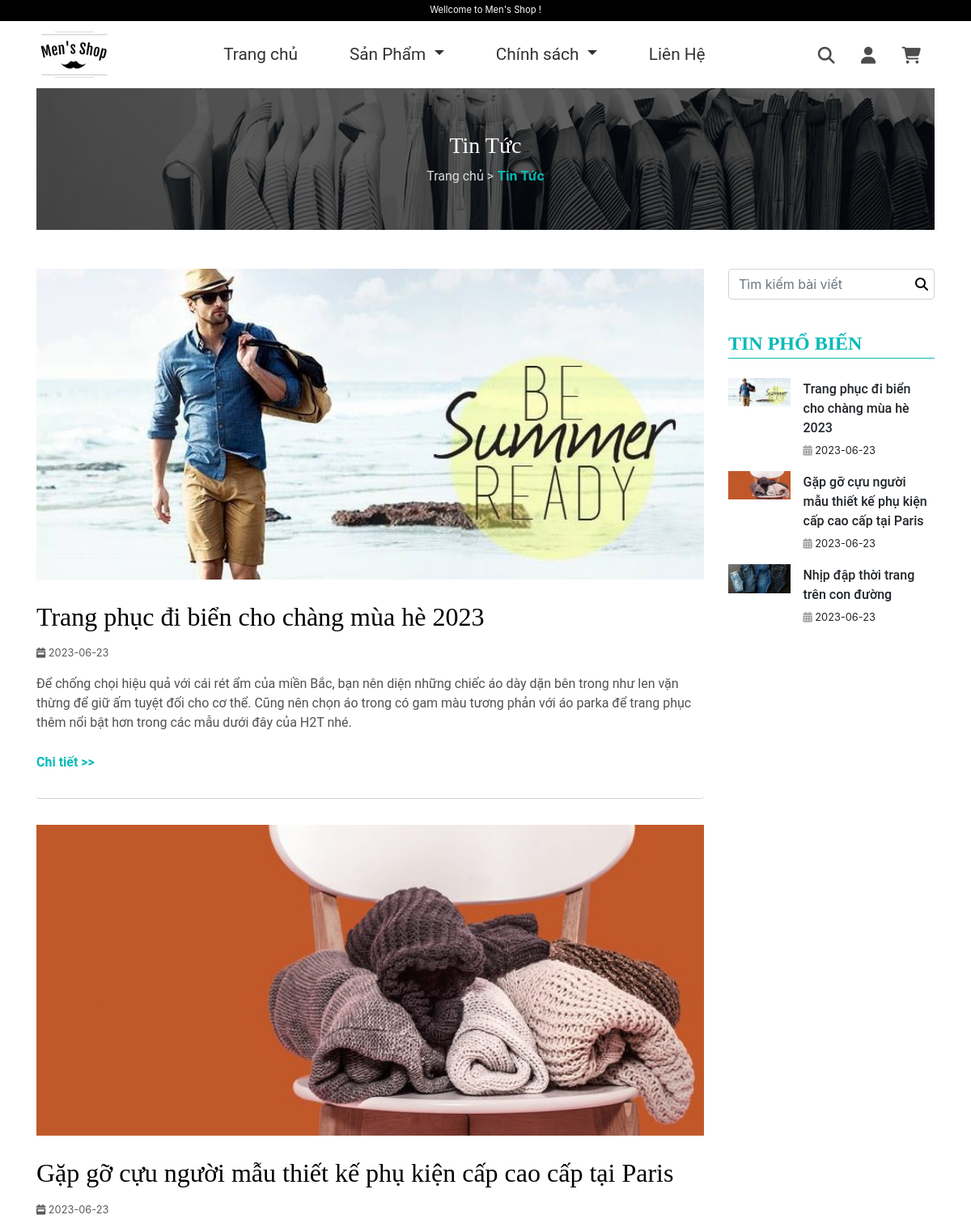
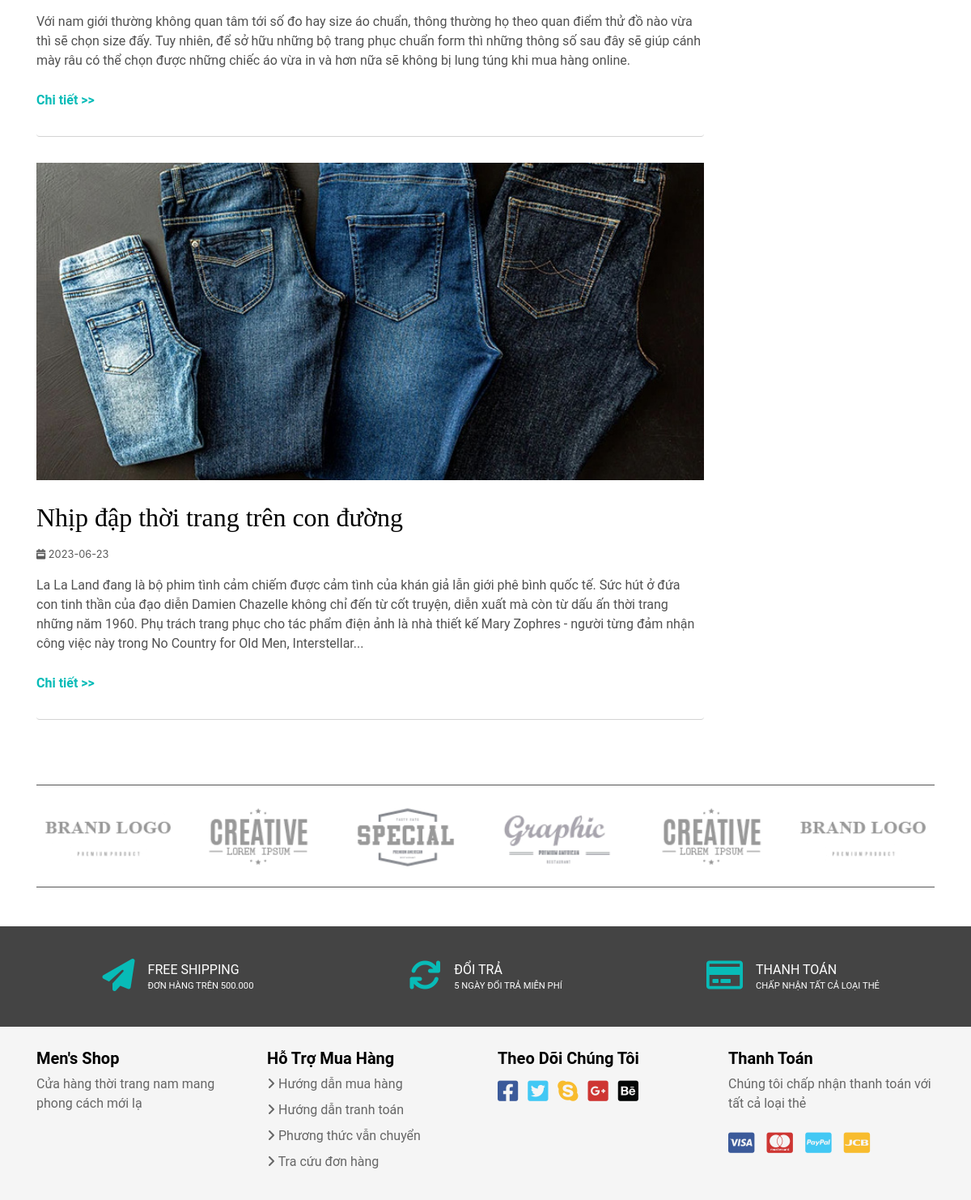
Screenshot of /Men-Shop/blog.php (signed in) with the database file from the repository (2 pictures, top to bottom).
### tables this page shows
CREATE TABLE `blog` (
  `id` int(20) NOT NULL,
  `image` varchar(100) NOT NULL,
  `image_s` varchar(50) NOT NULL,
  `title` text NOT NULL,
  `n_content` text NOT NULL,
  `d_content` text NOT NULL,
  `created_time` date NOT NULL,
  `last_update` date NOT NULL
);

### Men-Shop/control.php (called while the page is built, shortened)
<?php
include('connect.php');
class Data
{
    public function select_recent_blogs($limit)
    {
        global $conn;
        $sql = "SELECT * FROM blog ORDER BY created_time DESC LIMIT $limit";
        $result = mysqli_query($conn, $sql);
        return $result;
    }
    public function blog()
    {
        global $conn;
        $sql = "select * from blog";
        $run = mysqli_query($conn, $sql);
        return $run;
    }
}

### Men-Shop/blog.php (the view, shortened to what this page needs)
<?php
include('control.php');
$getdata = new Data();
$select = $getdata->blog();
?>
<!DOCTYPE html>
<html lang="en">
<head>
    <link rel="stylesheet" href="https://cdnjs.cloudflare.com/ajax/libs/twitter-bootstrap/4.3.1/css/bootstrap.min.css">
    <link rel="stylesheet" href="https://cdnjs.cloudflare.com/ajax/libs/font-awesome/5.10.0-11/css/all.min.css">
    <link rel="stylesheet" href="template/css/header.css">
    <link rel="stylesheet" href="template/css/main.css">
    <link rel="stylesheet" href="template/css/footer.css">
    <link rel="stylesheet" href="template/css/blog.css">
    <link rel="stylesheet" href="template/css/generalblog.css">
    <link rel="stylesheet" href="lib/font-awesome-4.7.0/css/font-awesome.min.css">
    <link rel="stylesheet" href="lib/OwlCarousel2-2.3.4/dist/assets/owl.carousel.min.css">
    <link rel="stylesheet" href="lib/OwlCarousel2-2.3.4/dist/assets/owl.theme.default.min.css">
    <link rel="stylesheet" href="lib/fontawesome-free-5.15.2-web/css/fontawesome.css">
    <link rel="stylesheet" href="lib/fontawesome-free-5.15.2-web/css/brands.css">
    <link rel="stylesheet" href="lib/fontawesome-free-5.15.2-web/css/solid.css">
    <link rel="stylesheet" href="./template/css/dangxuat.css">
</head>
<body>
    <?php
    include('header.php');
    ?>
    <main>
        <div class="container">
            <div class="banner-current-page box-element">
                <img src="img/banner-current-page.png" alt="">
                <div class="current-page-box">
                    <h3 class="title-banner-page">Tin Tức</h3>
                    <div class="current-page-box-link">
                        <a href="trangchu.php" class="link-previous-page">Trang chủ ></a>
                        <span class="current-page"> Tin Tức</span>
                    </div>
                </div>
            </div>
            <div class="row ">
                <div class="col-lg-9 col-md-9 col-sm-12 box-element">
                    <?php
                    foreach ($select as $se) { ?>
                    <div class="card card-blog">
                        <div class="card-body blog-content ">
                            <img src="<?php echo $se['image'] ?>" alt="..." class="blog-image">
                            <h3 class="card-title"><a href="./detailblog.php?id=<?php echo $se['id'] ?>">
                                    <?php echo $se['title'] ?>
                                </a>
                            </h3>
                            <div class="card-infor-area">
                                <span><i class="fas fa-calendar-week"></i>
                                    <?php echo $se['created_time'] ?>
                                </span>
                            </div>
                            <p class="card-text">
                                <?php echo $se['n_content'] ?>
                            </p>
                            <a href="./detailblog.php?id=<?php echo $se['id'] ?>" class="btn-blog-viewdetail">Chi tiết
                                >></a>
                        </div>
                    </div>
                    <?php
                    } ?>
                </div>
                <div class="col-lg-3 col-md-3 col-sm-12 box-element">
                    <div class="blog-sidebar-content">
                        <form action="">
                            <div class="form-group blog-form-search">
                                <input type="text" placeholder="Tìm kiếm bài viết" class="form-control">
                                <button type="submit" class="btn-submit-search"><span><i
                                            class="fas fa-search"></i></span></button>
                            </div>
                        </form>
                        <div class="post-popular">
                            <h3 class="heading-blog">Tin Phổ Biến</h3>
                            <?php
                            $select_recent = $getdata->select_recent_blogs(5);
                            foreach ($select_recent as $s) {
                                ?>
                            <div class="post-popular-card">
                                <div class="post-img">
                                    <img src="<?php echo $s['image'] ?>" alt="">
                                </div>
                                <div class="post-content">
                                    <h5><a href="">
                                            <?php echo $s['title'] ?>
                                        </a></h5>
                                    <div class="post-time"><span><i class="fas fa-calendar-alt"></i></span>
                                        <?php echo $s['created_time'] ?>
                                    </div>
                                </div>
                            </div>
                            <?php
                            }
                            ?>
                        </div>
                    </div>
                </div>
            </div>
        </div>
    </main>
    <?php
    include('footer.php');
    ?>
</body>
</html>

### Men-Shop/template/css/header.css (style rules this page uses)
* { box-sizing: border-box; margin: 0; padding: 0; }
.btn-submit-search { outline: none; position: absolute; right: 5%; top: 50%; transform: translate(-50%, -50%); border: none; font-size: 2rem; background: none; font-weight: unset; }

### Men-Shop/template/css/main.css (style rules this page uses)
.box-element { margin-bottom: 3rem; }
.card-body { padding: 0; padding-top: 1rem; text-align: center; }
.card-title { font-size: 1.1rem; color: black; }
.card-text { color: #08bbb7; }
.card { border: none; }
.card-body { z-index: 2; background-color: #fff; }
.banner-current-page { width: 100%; position: relative; }
.current-page-box { position: absolute; top: 50%; width: 100%; text-align: center; transform: translate(0, -50%); }
.current-page-box .title-banner-page { color: white; font-family: "Playfair Display", serif; }
.link-previous-page { color: rgb(220, 220, 220); font-family: "Roboto", sans-serif; }
.current-page { color: #08bbb7; font-weight: bold; }
img { width: 100%; }

### Men-Shop/template/css/blog.css (style rules this page uses)
.card-blog { padding: 0 0 2rem 0; border-bottom: 1px solid rgb(211, 211, 211); }
.card-blog { margin-bottom: 2rem; }
.blog-content { text-align: left; padding: 0; }
.blog-content h3 { font-family: "Playfair Display", serif; font-size: 2rem; padding-top: 1.7rem; }
.blog-content h3 a { color: inherit; }
.card-infor-area { margin-bottom: 1rem; }
.card-infor-area span { margin-right: 0.3rem; font-size: 0.8rem; color: rgb(91, 91, 91); }
.blog-content .card-text { color: rgb(81, 81, 81); font-family: "Roboto", sans-serif; margin-bottom: 1.5rem; }
.btn-blog-viewdetail { color: #08bbb7; font-size: 1rem; font-weight: bold; font-family: "Roboto", sans-serif; }

### Men-Shop/template/css/generalblog.css (style rules this page uses)
.blog-form-search { position: relative; }
.blog-form-search input { padding-right: 2rem; }
.blog-form-search .btn-submit-search { position: absolute; height: 100%; outline: none; border: none; right: 0; bottom: 0; color: #000; font-size: 1rem; }
.heading-blog { font-family: "Playfair Display", serif; color: #08bbb7; border-bottom: 1px solid #08bbb7; padding-bottom: 0.2rem; font-weight: bold; font-size: 1.5rem; margin-bottom: 1.5rem; text-transform: uppercase; }
.blog-sidebar-content .blog-category-filter, .post-popular, form { margin-bottom: 2.5rem; }
.post-popular-card { display: flex; margin-bottom: 1rem; }
.post-img { width: 30%; }
.post-content { width: 70%; padding-left: 1rem; }
.post-content h5 a { font-family: "Roboto", sans-serif; font-size: 1rem; color: inherit; }
.post-content .post-time, .post-user { font-size: 0.8rem; }
.post-content .post-time span, .post-user span { color: rgb(160, 160, 160); }

### rows the page displays
blog: image (picture), title "Trang phục đi biển cho chàng mùa hè 2023", created_time "2023-06-23", n_content "Để chống chọi hiệu quả với cái rét ẩm của miền Bắc, bạn nên diện những chiếc áo dày dặn bên trong như len vặn thừng để giữ ấm tuyệt đối cho cơ thể. Cũng nên chọn áo trong có gam màu tương phản với áo parka để trang phục thêm nổi bật hơn trong các mẫu dưới đây của H2T nhé."
blog: image (picture), title "Gặp gỡ cựu người mẫu thiết kế phụ kiện cấp cao cấp tại Paris", created_time "2023-06-23", n_content "Với nam giới thường không quan tâm tới số đo hay size áo chuẩn, thông thường họ theo quan điểm thử đồ nào vừa thì sẽ chọn size đấy. Tuy nhiên, để sở hữu những bộ trang phục chuẩn form thì những thông số sau đây sẽ giúp cánh mày râu có thể chọn được những chiếc áo vừa in và hơn nữa sẽ không bị lung túng khi mua hàng online."
blog: image (picture), title "Nhịp đập thời trang trên con đường", created_time "2023-06-23", n_content "La La Land đang là bộ phim tình cảm chiếm được cảm tình của khán giả lẫn giới phê bình quốc tế. Sức hút ở đứa con tinh thần của đạo diễn Damien Chazelle không chỉ đến từ cốt truyện, diễn xuất mà còn từ dấu ấn thời trang những năm 1960. Phụ trách trang phục cho tác phẩm điện ảnh là nhà thiết kế Mary Zophres - người từng đảm nhận công việc này trong No Country for Old Men, Interstellar..."
